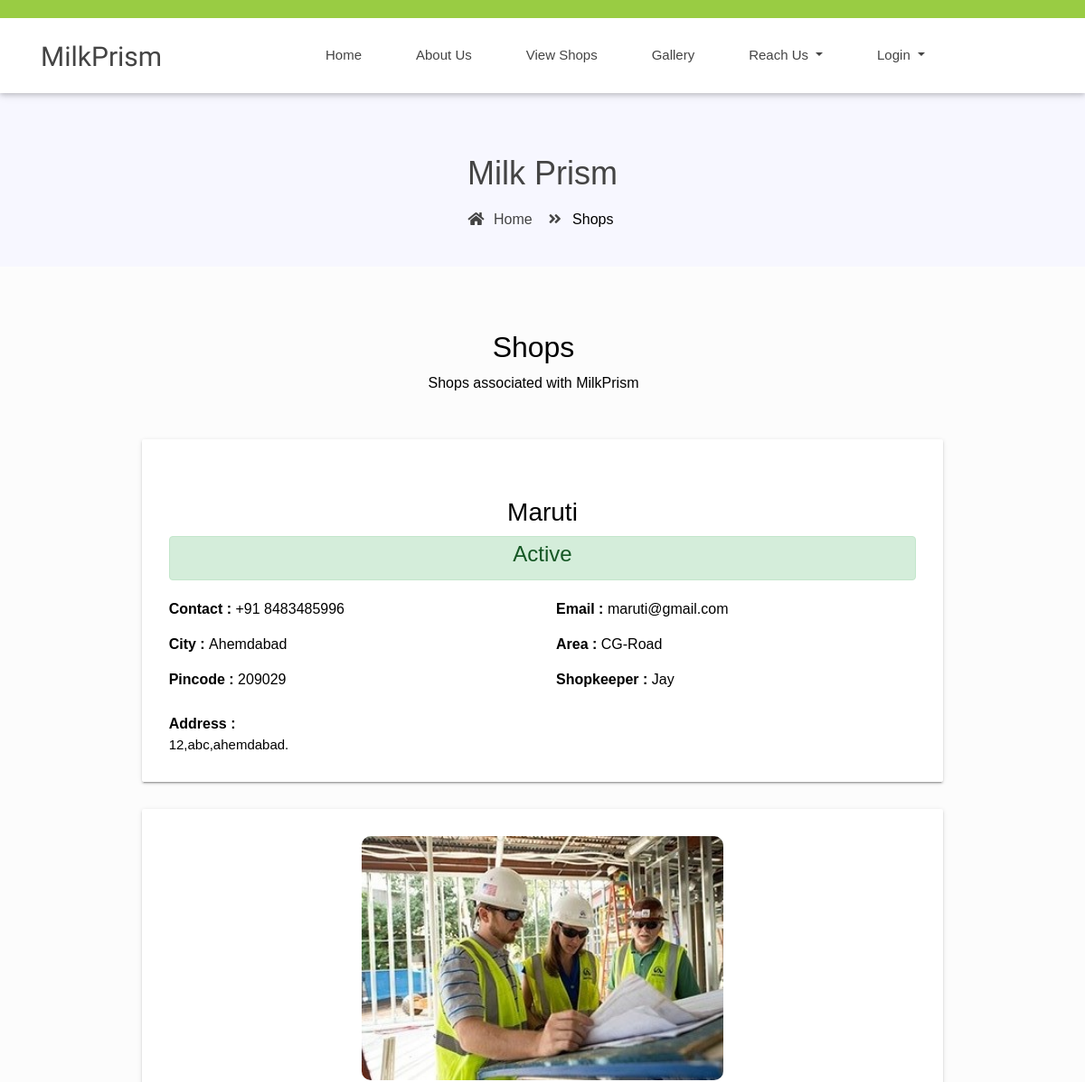
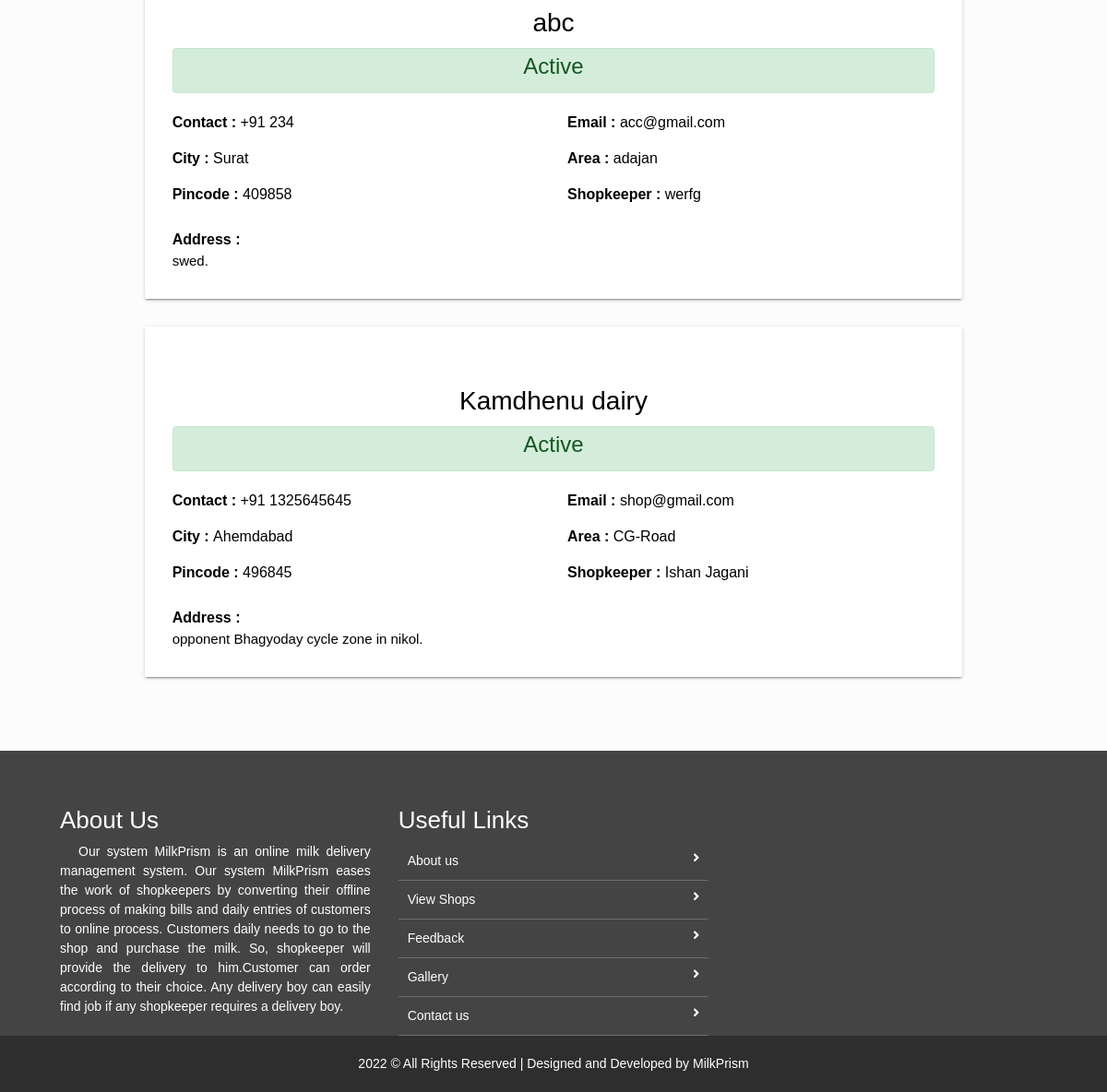
The app's page /customer/viewShops.php with its own data (2 pictures, top to bottom).
### tables this page shows
CREATE TABLE `shop` (
  `shop_id` int(11) NOT NULL,
  `shop_name` varchar(50) NOT NULL,
  `shop_email` varchar(50) NOT NULL,
  `shop_contact` bigint(10) NOT NULL,
  `shop_address` text NOT NULL,
  `city_id` int(11) NOT NULL,
  `area_id` int(11) NOT NULL,
  `pincode` int(11) NOT NULL,
  `shopkeeper_name` varchar(100) NOT NULL,
  `shopkeeper_contact` bigint(10) NOT NULL,
  `shop_image` varchar(50) NOT NULL,
  `status` int(11) NOT NULL,
  `registration_date` date NOT NULL,
  `password` varchar(50) NOT NULL
);

CREATE TABLE `city` (
  `city_id` int(11) NOT NULL,
  `city_name` varchar(100) NOT NULL
);

CREATE TABLE `area` (
  `area_id` int(11) NOT NULL,
  `area_name` varchar(50) NOT NULL,
  `city_id` int(11) NOT NULL
);

### customer/viewShops.php (the view, shortened to what this page needs)
<?php
include 'common/connection.php';
$result = $con -> query("SELECT * FROM shop");
?>
<!doctype html>
<html lang="en">
<head>
    <link rel="stylesheet" href="assets/css/bootstrap.min.css">
    <link rel="stylesheet" href="assets/css/fontawsom-all.min.css">
    <link rel="stylesheet" href="assets/css/animate.css">
    <link rel="stylesheet" type="text/css" href="assets/css/style.css" />
</head>
<body>
    <?php include 'common/header.php'; ?>
    <div class="page-nav no-margin row">
        <div class="container">
            <div class="row">
                <h2>Milk Prism</h2>
                <ul>
                    <li> <a href="index.php"><i class="fas fa-home"></i> Home</a></li>
                    <li><i class="fas fa-angle-double-right"></i> Shops</li>
                </ul>
            </div>
        </div>
    </div>
    <section class="key-features kf-2">
        <div class="container">
            <div class="inner-title">
                <h2>Shops</h2>
                <p style="font-size: 1rem;">Shops associated with MilkPrism</p>
            </div>
            <?php
                while($row = $result -> fetch_object()){
                    $cityresult = $con -> query("SELECT * FROM city WHERE city_id=' $row->city_id ' ");
                    $cityobj = $cityresult->fetch_object();
                    $cityname = $cityobj->city_name;
                    $arearesult = $con -> query("SELECT * FROM area WHERE area_id='$row->area_id ' ");
                    $areaobj = $arearesult -> fetch_object();
                    $areaname = $areaobj -> area_name;
            ?>
            <div class="row" style="font-size: 1rem;">
                <div class="col-lg-10 offset-1">
                    <div class="single-key">
                        <img src="../Shopkeeper/upload/<?php echo $row->shop_image ?>" width="400" alt="" style="border-radius:10px">
                        <h3 style="margin: 10px;"><?php echo $row->shop_name ?></h3>
                        <?php
                            if($row->status == 1){
                                echo '<div class="alert alert-success text-center" style="padding:5px" role="alert"><h4>Active</h4></div>';
                            } else{
                                echo '<div class="alert alert-danger text-center" style="padding:5px" role="alert"><h4>Not Active</h4></div>';
                            }
                        ?>
                        <div class="row" style="margin-top: 20px;text-align:start">
                            <div class="col-lg-6"><b>Contact :</b> +91 <?php echo $row->shop_contact ?></div>
                            <div class="col-lg-6"><b>Email :</b> <?php echo $row -> shop_email ?></div>
                        </div>
                        <div class="row" style="margin-top: 15px;text-align:start">
                            <div class="col-lg-6"><b>City : </b> <?php echo $cityname ?></div>
                            <div class="col-lg-6"><b>Area : </b> <?php echo $areaname ?></div>
                        </div>
                        <div class="row" style="margin-top: 15px;text-align:start">
                            <div class="col-lg-6"><b>Pincode : </b> <?php echo $row->pincode ?></div>
                            <div class="col-lg-6"><b>Shopkeeper : </b> <?php echo $row -> shopkeeper_name ?> </div>
                        </div>
                        <div class="row" style="margin-top: 25px;text-align:start">
                            <div class="col-lg-12">
                                <b>Address : </b> <p style="text-align:justify"><?php echo $row-> shop_address ?>.</p>
                            </div>
                        </div>
                    </div>
                </div>
            </div>
            <?php } ?>
    </section>
    <?php include 'common/footer.php'; ?>
</body>
</html>

### customer/common/header.php (shortened to what this page needs)
<head>
</head>
 <header>
     <div class="header-top">
         <div class="container">
             <div class="row">
                 <div class="col-lg-7 col-md-12 left-item">
                     <ul>
                         <li></li>
                         <li></li>
                     </ul>
                 </div>
                 <div class="col-lg-5 d-none d-lg-block right-item">
                 </div>
             </div>
         </div>
     </div>
     <div id="nav-head" class="header-nav">
         <div class="container">
             <div class="row">
                 <div class="col-md-3 col-sm-12 nav-img">
                     <a href="index.php"><span style="position: relative;top:20px; font-size: 30px;font-family: 'Redressed', cursive;">MilkPrism</span></a>
                 </div>
                 <div id="menu" class="col-md-9 d-none d-md-block nav-item">
                     <ul>
                         <li><a href="index.php">Home</a></li>
                         <li><a href="about_us.php">About Us</a></li>
                         <li><a href="viewShops.php">View Shops</a></li>
                         <li><a href="gallery.php">Gallery</a></li>
                         <li>
                             <a class=" dropdown-toggle" href="" id="navbardrop" data-toggle="dropdown">
                                 Reach Us
                             </a>
                         </li>
                         <?php
                            if (!isset($_SESSION['customer_id'])) {
                            ?>
                            <li>
                                 <a class=" dropdown-toggle" href="" id="navbardrop" data-toggle="dropdown">
                                     Login
                                 </a>
                             </li>
                         <?php
                            }
                            ?>
                     </ul>
                 </div>
             </div>
         </div>
     </div>
 </header>

### customer/common/footer.php
<footer class="footer">
    <div class="container">
        <div class="row">
            <div class="col-md-4 col-sm-12">
                <h2>About Us</h2>
                <p>
                    Our system MilkPrism is an online milk delivery management system. Our system MilkPrism eases the work of shopkeepers by converting their offline process of making bills and daily entries of customers to online process. Customers daily needs to go to the shop and purchase the milk. So, shopkeeper will provide the delivery to him.Customer can order according to their choice. Any delivery boy can easily find job if any shopkeeper requires a delivery boy.
                </p>
            </div>
            <div class="col-md-4 col-sm-12">
                <h2>Useful Links</h2>
                <ul class="list-unstyled link-list">
                    <li><a ui-sref="about" href="about_us.php">About us</a><i class="fa fa-angle-right"></i></li>
                    <li><a ui-sref="viewShops" href="viewShops.php">View Shops</a><i class="fa fa-angle-right"></i></li>
                    <li><a ui-sref="feedback" href="feedback.php">Feedback</a><i class="fa fa-angle-right"></i></li>
                    <li><a ui-sref="gallery" href="gallery.php">Gallery</a><i class="fa fa-angle-right"></i></li>
                    <li><a ui-sref="contact" href="contact_us.php">Contact us</a><i class="fa fa-angle-right"></i></li>
                </ul>
            </div>
        </div>
    </div>
</footer>
<div class="copy">
    <div class="container">
        <center>
            <a href="https://www.smarteyeapps.com/">2022 &copy; All Rights Reserved | Designed and Developed by MilkPrism</a>
        </center>
    </div>
</div>

### customer/assets/css/style.css (style rules this page uses)
* { margin: 0px; padding: 0px; list-style: none; }
img { max-width: 100%; }
a { text-decoration: none; outline: none; color: #444; }
ul { margin-bottom: 0; padding-left: 0; }
html, body { height: 100%; }
p { margin-bottom: 0px; width: 100%; }
.no-margin { margin: 0px; }
::placeholder { color: #747f8a !important; font-size: 13px; opacity: .5 !important; }
h1, h2, h3, h4, h5, h6 { font-family: "mouse-500", Arial, Helvetica, sans-serif; }
body { background-color: #f7f7ff !important; font-family: "mouse-300", Arial, Helvetica, sans-serif; color: #6A6A6A; }
.inner-title { padding: 20px; padding-left: 0px; margin-bottom: 30px; }
.inner-title h2 { width: 100%; text-align: center; font-size: 2rem; font-family: "slab", Arial, Helvetica, sans-serif; }
.inner-title p { width: 100%; text-align: center; }
header { box-shadow: 0 2px 5px 0 rgba(0, 0, 0, 0.16), 0 2px 10px 0 rgba(0, 0, 0, 0.12); position: absolute; width: 100%; z-index: 999; background-color: #FFF; }
header .header-top { background-color: #99cc43; }
header .header-top .left-item ul li { float: left; color: #FFF; padding: 10px; }
header .header-nav .nav-item ul li { float: left; font-family: "mouse-500", Arial, Helvetica, sans-serif; font-size: 15px; padding: 30px; }
.key-features { padding: 50px; }
.key-features .single-key { background-color: #FFF; box-shadow: 0 3px 1px -2px rgba(0, 0, 0, 0.2), 0 2px 2px 0 rgba(0, 0, 0, 0.14), 0 1px 5px 0 rgba(0, 0, 0, 0.12); border-radius: 2px; margin-bottom: 30px; text-align: center; padding: 30px; }
.key-features .single-key p { font-family: "mouse-300", Arial, Helvetica, sans-serif; font-size: 15px; }
.footer { padding: 50px; padding-bottom: 0px; background-color: #444; color: #FFF; }
.footer h2 { font-size: 26px; margin-top: 10px; }
.footer p { text-align: justify; text-indent: 20px; }
.footer .link-list li { padding: 10px; border-bottom: 1px solid #6C6C6C; }
.footer .link-list li a { color: #FFF; }
.footer .link-list li i { float: right; }
.copy { padding: 20px; background-color: #2E2E2E; color: #FFF; }
.copy a { color: #FFF; }
.page-nav { padding: 40px; text-align: center; padding-top: 170px; }
.page-nav ul { float: none; margin: auto; }
.page-nav h2 { font-size: 36px; width: 100%; color: #444; }
.page-nav ul li { float: left; margin-right: 10px; margin-top: 10px; font-size: 16px; }
.page-nav ul li i { width: 30px; text-align: center; color: #444; }
.page-nav ul li a { color: #444; }
.kf-2 { background-color: #FCFCFC; }
* { margin: 0; padding: 0; -webkit-font-smoothing: antialiased; -webkit-text-shadow: rgba(0, 0, 0, .01) 0 0 1px; text-shadow: rgba(0, 0, 0, .01) 0 0 1px }
body { font-family: 'Rubik', sans-serif; font-size: 14px; font-weight: 400; background: #E0E0E0; color: #000000 }
ul { list-style: none; margin-bottom: 0px }

### records on screen
shop: shop_name "Maruti", status "Active", shop_contact "8483485996", shop_email "maruti@gmail.com", city.city_name "Ahemdabad", area.area_name "CG-Road", pincode "209029", shopkeeper_name "Jay", shop_address "12,abc,ahemdabad"
shop: shop_image (picture), shop_name "abc", status "Active", shop_contact "234", shop_email "acc@gmail.com", city.city_name "Surat", area.area_name "adajan", pincode "409858", shopkeeper_name "werfg", shop_address "swed"
shop: shop_name "Kamdhenu dairy", status "Active", shop_contact "1325645645", shop_email "shop@gmail.com", city.city_name "Ahemdabad", area.area_name "CG-Road", pincode "496845", shopkeeper_name "Ishan Jagani", shop_address "opponent Bhagyoday cycle zone in nikol"
